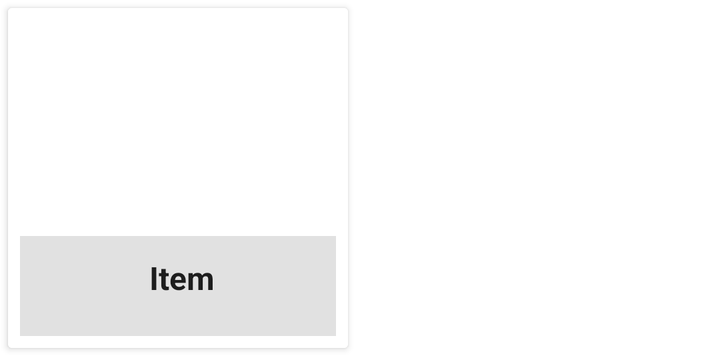
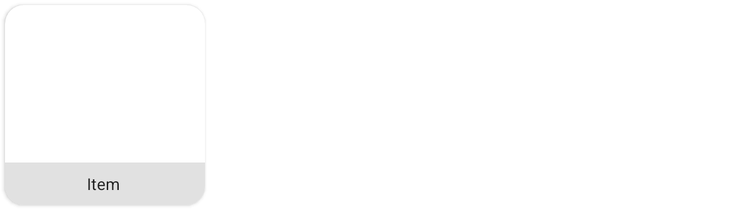

The same Android screen from two of the app's own layout files: first res/layout/ as a phone draws it, then the repository's variant for another configuration, drawn on a device whose configuration selects that folder. Both files follow.
<!-- AndroidManifest.xml: fallback theme Theme.MaterialComponents.DayNight.NoActionBar -->
<!-- res/layout/hori_category_adapter.xml -->
<?xml version="1.0" encoding="utf-8"?>
<android.support.v7.widget.CardView xmlns:android="http://schemas.android.com/apk/res/android"
    android:layout_width="170dp"
    android:layout_height="170dp"
    android:layout_margin="4dp"
    android:clickable="true"
    android:orientation="vertical">

    <RelativeLayout
        android:layout_width="match_parent"
        android:layout_height="match_parent"
        android:orientation="vertical"
        android:background="@color/cardview_light_background"
        android:padding="6dp">

        <ImageView
            android:id="@+id/category_Imageview"
            android:layout_width="match_parent"
            android:layout_height="match_parent"
            android:layout_alignLeft="@+id/category_text"
            android:layout_alignParentTop="true"
            android:layout_alignStart="@+id/category_text"
            android:scaleType="centerCrop"/>

        <ImageView
            android:id="@+id/gray_square"
            android:layout_width="match_parent"
            android:alpha="0.85"
            android:layout_height="50dp"
            android:layout_alignBottom="@+id/category_Imageview"
            android:src="@drawable/square" />

        <TextView
            android:id="@+id/category_text"
            android:layout_width="match_parent"
            android:layout_height="40dp"
            android:layout_marginLeft="4dp"
            android:layout_marginStart="4dp"
            android:layout_marginTop="10dp"
            android:gravity="center_horizontal"
            android:textSize="16dp"
            android:textStyle="bold"
            android:layout_alignBottom="@+id/category_Imageview"
            android:maxLines="2"
            android:text="Item"
            android:textAppearance="@style/TextAppearance.AppCompat.Body1" />





    </RelativeLayout>

</android.support.v7.widget.CardView>
<!-- resources referenced by this layout -->
<resources>
  <!-- drawable square (drawable) -->
  <?xml version="1.0" encoding="UTF-8"?>
  <shape xmlns:android="http://schemas.android.com/apk/res/android"
      android:shape="rectangle" >
      <solid android:color="#DCDCDC" />
  </shape>
</resources>
<!-- res/layout-h700dp/hori_category_adapter.xml (the repository's variant of the layout above) -->
<!-- drawn on a 7-inch tablet held upright -->
<?xml version="1.0" encoding="utf-8"?>
<android.support.v7.widget.CardView xmlns:android="http://schemas.android.com/apk/res/android"
    xmlns:app="http://schemas.android.com/apk/res-auto"
    android:layout_width="160dp"
    android:layout_height="160dp"
    android:layout_margin="4dp"
    android:clickable="true"
    android:focusable="true"
    app:cardElevation="2dp"
    app:cardCornerRadius="15dp">

    <ImageView
        android:id="@+id/category_Imageview"
        android:layout_width="match_parent"
        android:layout_height="match_parent"
        android:layout_alignParentTop="true"
        android:scaleType="centerCrop" />

    <TextView
        android:id="@+id/category_text"
        android:layout_width="match_parent"
        android:layout_height="wrap_content"
        android:layout_gravity="bottom"
        android:padding="8dp"
        android:background="#D9DCDCDC"
        android:ellipsize="end"
        android:gravity="center"
        android:maxLines="2"
        android:text="Item
"
        android:textAppearance="@style/TextAppearance.AppCompat.Body1"
        android:textSize="13dp" />

</android.support.v7.widget.CardView>
<!-- resources referenced by the variant -->
<!-- as a 7-inch tablet held upright resolves them -->
<resources>

</resources>
